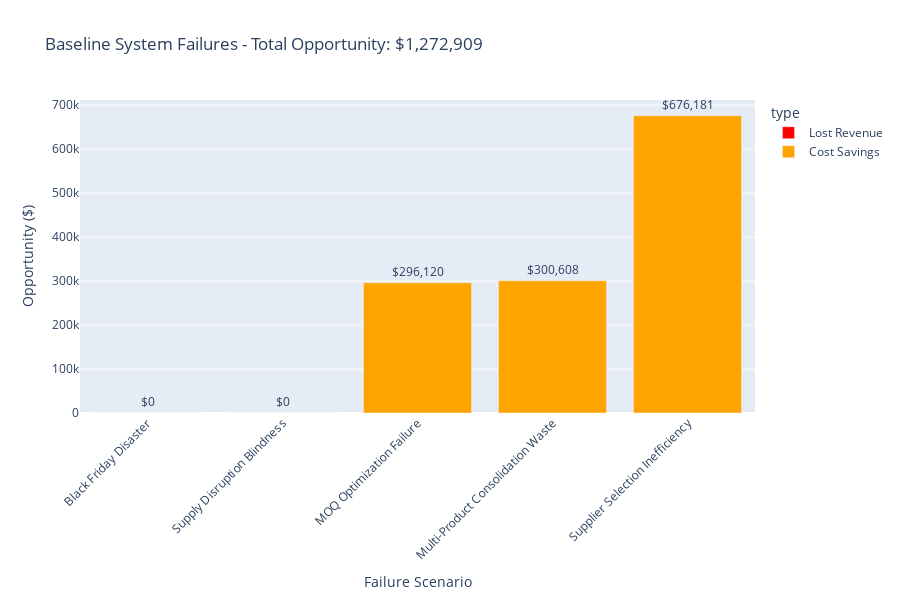

Notebook cell for this chart:
### Code cell
# %% Visualization: Opportunity breakdown
scenario_df = pd.DataFrame([
    {
        'scenario': s['name'],
        'amount': s.get('lost_revenue', s.get('lost_savings', s.get('wasted_shipping', s.get('potential_savings')))),
        'type': 'Lost Revenue' if 'lost_revenue' in s else 'Cost Savings'
    }
    for s in scenarios
])

fig = px.bar(
    scenario_df,
    x='scenario',
    y='amount',
    color='type',
    title=f'Baseline System Failures - Total Opportunity: ${total_opportunity:,.0f}',
    labels={'amount': 'Opportunity ($)', 'scenario': 'Failure Scenario'},
    text='amount',
    color_discrete_map={'Lost Revenue': 'red', 'Cost Savings': 'orange'}
)

fig.update_traces(texttemplate='$%{text:,.0f}', textposition='outside')
fig.update_layout(xaxis_tickangle=-45, height=600)
fig.show()

print("\n" + "="*70)
print("NEXT STEPS:")
print("="*70)
print("These failure scenarios will be our test cases for the agentic system.")
print("Goal: Reduce total opportunity from ${:,.2f} to <${:,.2f}".format(
    total_opportunity, total_opportunity * 0.3
))
print("="*70)

### Figure 1 — Plotly figure (JSON) as saved in the notebook; plotly's stock layout.template omitted (floating-point values rounded to 4 significant figures)
{"data": [{"alignmentgroup": "True", "hovertemplate": "type=Lost Revenue<br>Failure Scenario=%{x}<br>Opportunity ($)=%{text}<extra></extra>", "legendgroup": "Lost Revenue", "marker": {"color": "red", "pattern": {"shape": ""}}, "name": "Lost Revenue", "offsetgroup": "Lost Revenue", "orientation": "v", "showlegend": true, "text": [2.728e-11, 0], "textposition": "outside", "texttemplate": "$%{text:,.0f}", "type": "bar", "x": ["Black Friday Disaster", "Supply Disruption Blindness"], "xaxis": "x", "y": [2.728e-11, 0], "yaxis": "y"}, {"alignmentgroup": "True", "hovertemplate": "type=Cost Savings<br>Failure Scenario=%{x}<br>Opportunity ($)=%{text}<extra></extra>", "legendgroup": "Cost Savings", "marker": {"color": "orange", "pattern": {"shape": ""}}, "name": "Cost Savings", "offsetgroup": "Cost Savings", "orientation": "v", "showlegend": true, "text": [296100.0, 300600.0, 676200.0], "textposition": "outside", "texttemplate": "$%{text:,.0f}", "type": "bar", "x": ["MOQ Optimization Failure", "Multi-Product Consolidation Waste", "Supplier Selection Inefficiency"], "xaxis": "x", "y": [296100.0, 300600.0, 676200.0], "yaxis": "y"}], "layout": {"barmode": "relative", "height": 600, "legend": {"title": {"text": "type"}, "tracegroupgap": 0}, "title": {"text": "Baseline System Failures - Total Opportunity: $1,272,909"}, "xaxis": {"anchor": "y", "domain": [0, 1], "tickangle": -45, "title": {"text": "Failure Scenario"}}, "yaxis": {"anchor": "x", "domain": [0, 1], "title": {"text": "Opportunity ($)"}}}}
